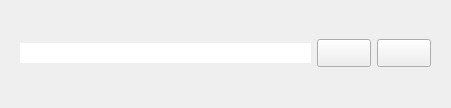
<?xml version="1.0" encoding="UTF-8"?>
<ui version="4.0">
 <class>ListSetsWidget</class>
 <widget class="QWidget" name="ListSetsWidget">
  <property name="geometry">
   <rect>
    <x>0</x>
    <y>0</y>
    <width>451</width>
    <height>108</height>
   </rect>
  </property>
  <property name="windowTitle">
   <string>Form</string>
  </property>
  <layout class="QHBoxLayout" name="horizontalLayout">
   <property name="leftMargin">
    <number>20</number>
   </property>
   <property name="topMargin">
    <number>18</number>
   </property>
   <property name="rightMargin">
    <number>20</number>
   </property>
   <property name="bottomMargin">
    <number>20</number>
   </property>
   <item>
    <widget class="QLineEdit" name="fld_set_name">
     <property name="frame">
      <bool>false</bool>
     </property>
    </widget>
   </item>
   <item>
    <widget class="PushButton" name="btn_edit_set_name">
     <property name="enabled">
      <bool>true</bool>
     </property>
     <property name="sizePolicy">
      <sizepolicy hsizetype="Fixed" vsizetype="Fixed">
       <horstretch>0</horstretch>
       <verstretch>0</verstretch>
      </sizepolicy>
     </property>
     <property name="font">
      <font>
       <pointsize>13</pointsize>
      </font>
     </property>
     <property name="text">
      <string/>
     </property>
     <property name="icon">
      <iconset resource="../../../resources.qrc">
       <normaloff>:/lib/ui/icons/edit.png</normaloff>
       <normalon>:/lib/ui/icons/ready.png</normalon>:/lib/ui/icons/edit.png</iconset>
     </property>
     <property name="checkable">
      <bool>true</bool>
     </property>
    </widget>
   </item>
   <item>
    <widget class="PushButton" name="btn_delete_set">
     <property name="enabled">
      <bool>true</bool>
     </property>
     <property name="sizePolicy">
      <sizepolicy hsizetype="Fixed" vsizetype="Fixed">
       <horstretch>0</horstretch>
       <verstretch>0</verstretch>
      </sizepolicy>
     </property>
     <property name="font">
      <font>
       <pointsize>13</pointsize>
      </font>
     </property>
     <property name="text">
      <string/>
     </property>
     <property name="icon">
      <iconset resource="../../../resources.qrc">
       <normaloff>:/lib/ui/icons/thrash.png</normaloff>:/lib/ui/icons/thrash.png</iconset>
     </property>
     <property name="checkable">
      <bool>false</bool>
     </property>
    </widget>
   </item>
  </layout>
 </widget>
 <customwidgets>
  <customwidget>
   <class>PushButton</class>
   <extends>QPushButton</extends>
   <header>lib/ui/widgets_basic.h</header>
  </customwidget>
 </customwidgets>
 <resources>
  <include location="../../../resources.qrc"/>
 </resources>
 <connections/>
</ui>
